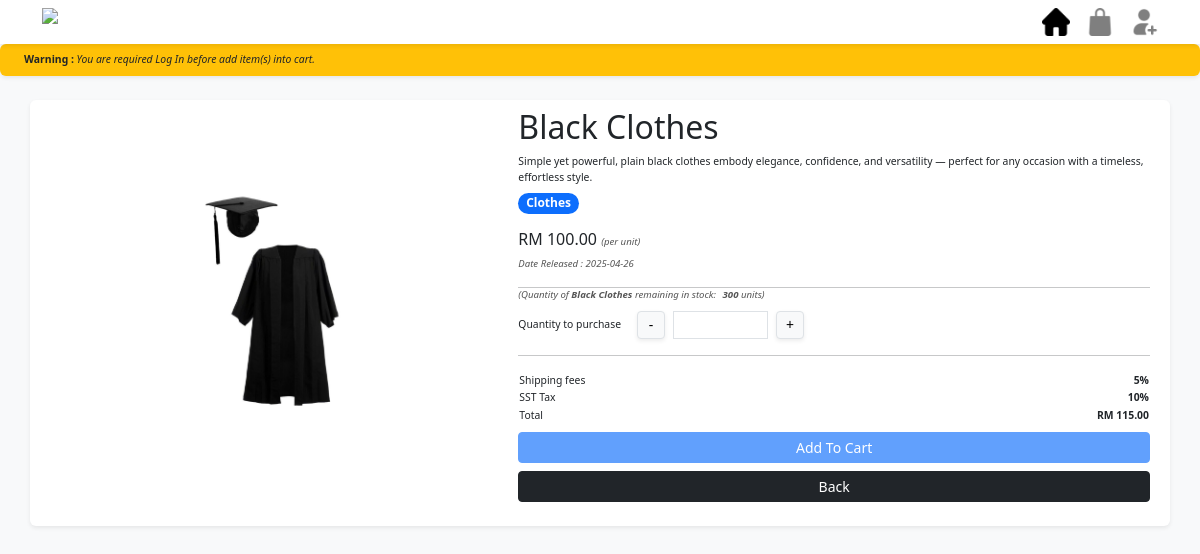
The app's page /Frontend/user/ProductDetails.php?ProductID=5 with its own data.
### tables this page shows
CREATE TABLE `product` (
  `ID` int(11) NOT NULL,
  `Name` varchar(50) NOT NULL,
  `Desc` text NOT NULL,
  `Quantity` int(11) NOT NULL,
  `Price` double NOT NULL,
  `ImgPath` varchar(200) DEFAULT NULL,
  `Status` bit(1) NOT NULL DEFAULT b'1',
  `DateRelease` date NOT NULL DEFAULT current_timestamp()
);

CREATE TABLE `category` (
  `ID` int(11) NOT NULL,
  `Text` varchar(20) NOT NULL,
  `Description` varchar(50) NOT NULL
);

### Backend/ProductBackend.php (called while the page is built, shortened)
<?php
function getProductByID($id){
    $con = new mysqli(DB_HOST, DB_USER, DB_PASS, DB_NAME);
    $sql = "SELECT * FROM product WHERE ID = $id";
    $result = $con->query($sql);
    $product = null;
    if ($result->num_rows === 1) {
        $product = $result->fetch_assoc();
    }
    return $product;
}
function getProductCategories($productID){
    $con = new mysqli(DB_HOST, DB_USER, DB_PASS, DB_NAME);
    $sql = "SELECT CategoryID FROM productcategory WHERE ProductID = $productID";
    $result = $con->query($sql);
    $categoriesID = [];
    while ($row = $result->fetch_object())
    { $categoriesID[] = $row->CategoryID; }
    $categories = [];
    if($categoriesID != null){
        $IDs = implode(',',$categoriesID);
        $sql = "SELECT * FROM category WHERE ID IN ($IDs)";
        $result = $con->query($sql);
        while ($row = $result->fetch_object())
        { $categories[] = $row; }
    }
    return $categories;
}

### Frontend/user/ProductDetails.php (the view, shortened to what this page needs)
<?php
    require '../../Backend/ProductBackend.php';
    $product = null;
    if(isset($_POST['add'])){
        $productID = $_GET['ProductID'];
        $quantity = $_POST['quantity'];
        $id = (int)$productID;
        $product = getProductByID($id);
        if($quantity!=null && $quantity > 0){
            addItemToCart($_SESSION['LoggedUser']['ID'], $productID, $quantity);
            $addedToCart = true;
        }
    }else if(isset($_GET['ProductID'])){
        $id = (int)$_GET['ProductID'];
        $product = getProductByID($id);
    }
?>
<!DOCTYPE html>
<html lang="en">
<head>
    <link rel="stylesheet" href="../Style/css/bootstrap/bootstrap.css">
    <link rel="stylesheet" href="../Style/css/style.css">
    <link rel="stylesheet" href="../Style/css/User/shop.css">
    <link rel="stylesheet" href="../Style/css/User/productDetails.css">
</head>
<body class="bg-light">
    <?php include "Header.php" ?>
    <?php
        if(!isset($product)){
            printf(
                '<div class="notification bg-danger shadow-sm text-white w-100 rounded px-4 py-2 my-1 justify-content-between" id="notiContainer">
                    <p><b>%s</b> <a href="Shop.php?CategoryID=All" class="text-white ms-2">Click Here To Back</a></p>
                </div>',
                'Product Not Found'
            );
        }else{
            if(!isset($_SESSION['LoggedUser'])){
                printf(
                    '<div class="notification bg-warning shadow-sm w-100 rounded px-4 py-2 my-1 justify-content-between" id="notiContainer">
                        <p><b>Warning : </b><i> You are required Log In before add item(s) into cart.</i></p>
                    </div>'
                );
            }
            printf('<form class="container-sm mx-auto bg-white shadow-sm rounded row productContainer p-lg-2 p-3 pb-lg-4 my-lg-4 mt-4" method="post" onsubmit="enableInputBeforeSubmit(\'quantity\')>
                        <input type="hidden" name="productID" value="%d">
                        <div class="col-lg-5 d-flex justify-content-center align-items-center">
                            <img class="productImg" src="%s" alt="">
                        </div>
                        <div class="col-lg-7 d-flex flex-column justify-content-between">
                            <div>
                                <h2>%s</h2>
                                <p>%s</p>
                                <div class="d-flex mt-2">',$product['ID'], $product['ImgPath'], $product['Name'],$product['Desc']);
            foreach(getProductCategories($product['ID']) as $category){
                printf('<p class="badge rounded-pill text-bg-primary me-1">%s</p>',$category->Text);
            }
            printf('            </div>
                            </div>
                            <div class="d-flex flex-column py-3">
                                <h6>RM %.2f <small><i class="text-gray">(per unit)</i></small></h6>
                                <small><i class="text-gray">Date Released : %s</i></small>
                            </div>
                            <hr>
                            <small class="text-gray mb-2"><i>(Quantity of <b>%s</b> remaining in stock: <b class="ms-1">%d </b>units)</i></small>
                            <div class="d-flex align-items-center">
                                <p class="me-3">Quantity to purchase </p>
                                <button type="button" class="btn btn-sm btn-light shadow-sm border iconImg d-flex align-items-center justify-content-center" onclick="decrease(\'quantity\')">-</button>
                                <input  type="number" min="%d" max="%d" name="quantity" id="quantity" class="border mx-2">
                                <button type="button" class="btn btn-sm btn-light shadow-sm border iconImg d-flex align-items-center justify-content-center" onclick="increase(\'quantity\')">+</button>
                            </div>
                            <hr class="my-3">
                            <table>
                                <tr>
                                    <td><p>Shipping fees</p></td>
                                    <td><p class="text-end"><b>5%%</b></p></td>
                                </tr>
                                <tr>
                                    <td><p>SST Tax</p></td>
                                    <td><p class="text-end"><b>10%%</b></p></td>
                                </tr>
                                <tr>
                                    <td><p>Total</p></td>
                                    <td><p class="text-end"><b>RM %.2f</b></p></td>
                                </tr>
                            </table>
                            <input type="submit" value="Add To Cart" name="add" class="btn btn-primary btn-sm my-2" %s>
                            <a class="btn btn-dark btn-sm" href="Shop.php?CategoryID=All">Back</a>
                        </div>
                    </form>',$product['Price'],$product['DateRelease'],$product['Name'],$product['Quantity'], 0, $product['Quantity'], $product['Price']*1.15, isset($_SESSION['LoggedUser'])?"":"disabled");
        }
    ?>
</body>
</html>

### Frontend/Style/css/style.css (style rules this page uses)
body { padding-top: 5vh; }
hr { margin: 0; padding: 0; }
p { font-size: 1.3vh; padding: 0; margin: 0; }
small { font-size: 1.2vh; padding: 0; margin: 0; }
.text-gray { color: rgb(86, 86, 86); }
.iconImg { height: 5vh; width: 5vh; }
.iconImg { height: 3.5vh; width: 3.5vh; }
.notification { display: flex; animation: grow 0.5s; z-index:1; }

### Frontend/Style/css/User/shop.css (style rules this page uses)
.productContainer { min-height: 30vh; }
.productImg { height: 30vh; }

### records on screen
product: ImgPath (picture), Name "Black Clothes", Desc "Simple yet powerful, plain black clothes embody elegance, confidence, and versatility — perfect for any occasion with a timeless, effortless style.", Price "100.00", DateRelease "2025-04-26", Quantity "300", $product['Price']*1.15 "115.00"
category: Text "Clothes"
